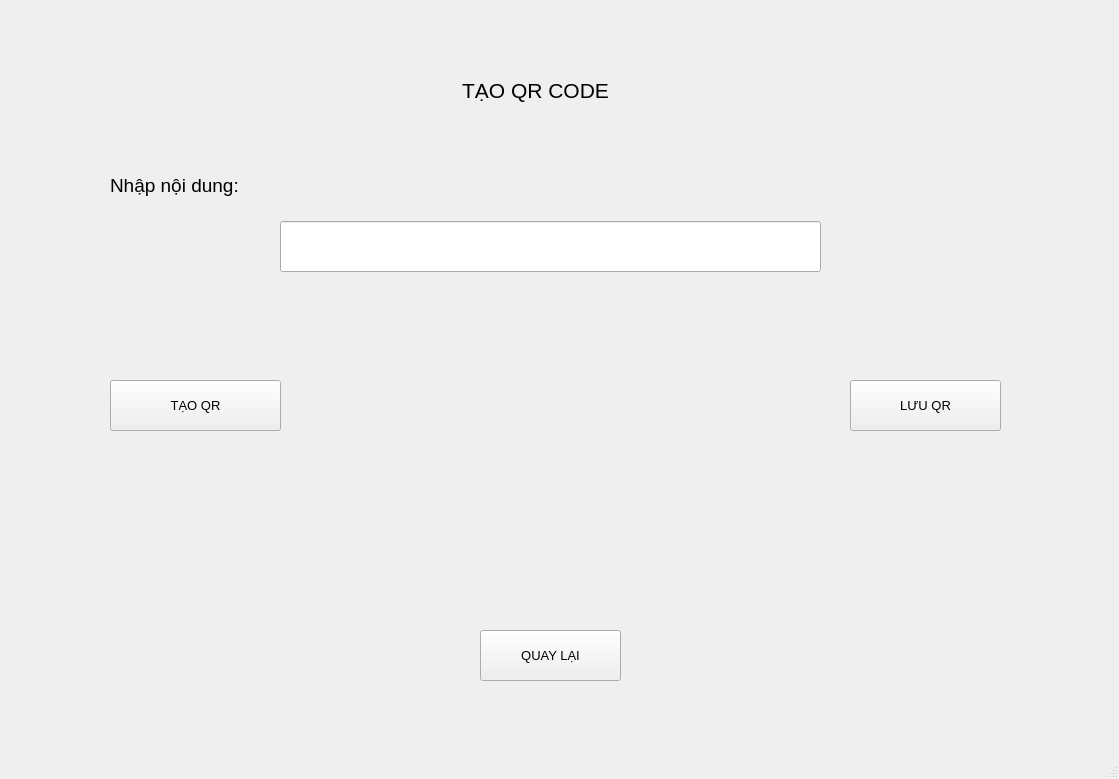
<?xml version="1.0" encoding="UTF-8"?>
<ui version="4.0">
 <class>mainWindow</class>
 <widget class="QMainWindow" name="mainWindow">
  <property name="geometry">
   <rect>
    <x>0</x>
    <y>0</y>
    <width>1119</width>
    <height>779</height>
   </rect>
  </property>
  <property name="windowTitle">
   <string>MainWindow</string>
  </property>
  <widget class="QWidget" name="centralwidget">
   <widget class="QLabel" name="label">
    <property name="geometry">
     <rect>
      <x>270</x>
      <y>50</y>
      <width>531</width>
      <height>81</height>
     </rect>
    </property>
    <property name="text">
     <string>&lt;html&gt;&lt;head/&gt;&lt;body&gt;&lt;p align=&quot;center&quot;&gt;&lt;span style=&quot; font-size:16pt;&quot;&gt;TẠO QR CODE&lt;/span&gt;&lt;/p&gt;&lt;/body&gt;&lt;/html&gt;</string>
    </property>
   </widget>
   <widget class="QLabel" name="label_2">
    <property name="geometry">
     <rect>
      <x>110</x>
      <y>130</y>
      <width>381</width>
      <height>111</height>
     </rect>
    </property>
    <property name="text">
     <string>&lt;html&gt;&lt;head/&gt;&lt;body&gt;&lt;p&gt;&lt;span style=&quot; font-size:14pt;&quot;&gt;Nhập nội dung:&lt;/span&gt;&lt;/p&gt;&lt;/body&gt;&lt;/html&gt;</string>
    </property>
   </widget>
   <widget class="QPushButton" name="taoqr_btt">
    <property name="geometry">
     <rect>
      <x>110</x>
      <y>380</y>
      <width>171</width>
      <height>51</height>
     </rect>
    </property>
    <property name="font">
     <font>
      <pointsize>10</pointsize>
     </font>
    </property>
    <property name="text">
     <string>TẠO QR</string>
    </property>
   </widget>
   <widget class="QPushButton" name="luuqr_btt">
    <property name="geometry">
     <rect>
      <x>850</x>
      <y>380</y>
      <width>151</width>
      <height>51</height>
     </rect>
    </property>
    <property name="font">
     <font>
      <pointsize>10</pointsize>
     </font>
    </property>
    <property name="text">
     <string>LƯU QR</string>
    </property>
   </widget>
   <widget class="QPushButton" name="quaylai_btt">
    <property name="geometry">
     <rect>
      <x>480</x>
      <y>630</y>
      <width>141</width>
      <height>51</height>
     </rect>
    </property>
    <property name="font">
     <font>
      <pointsize>10</pointsize>
     </font>
    </property>
    <property name="text">
     <string>QUAY LẠI</string>
    </property>
   </widget>
   <widget class="QLineEdit" name="noidungqr_line">
    <property name="geometry">
     <rect>
      <x>280</x>
      <y>221</y>
      <width>541</width>
      <height>51</height>
     </rect>
    </property>
   </widget>
   <widget class="QLabel" name="anhqr_lb">
    <property name="geometry">
     <rect>
      <x>360</x>
      <y>360</y>
      <width>401</width>
      <height>211</height>
     </rect>
    </property>
    <property name="text">
     <string/>
    </property>
   </widget>
  </widget>
  <widget class="QMenuBar" name="menubar">
   <property name="geometry">
    <rect>
     <x>0</x>
     <y>0</y>
     <width>1119</width>
     <height>26</height>
    </rect>
   </property>
  </widget>
  <widget class="QStatusBar" name="statusbar"/>
 </widget>
 <resources/>
 <connections/>
</ui>
